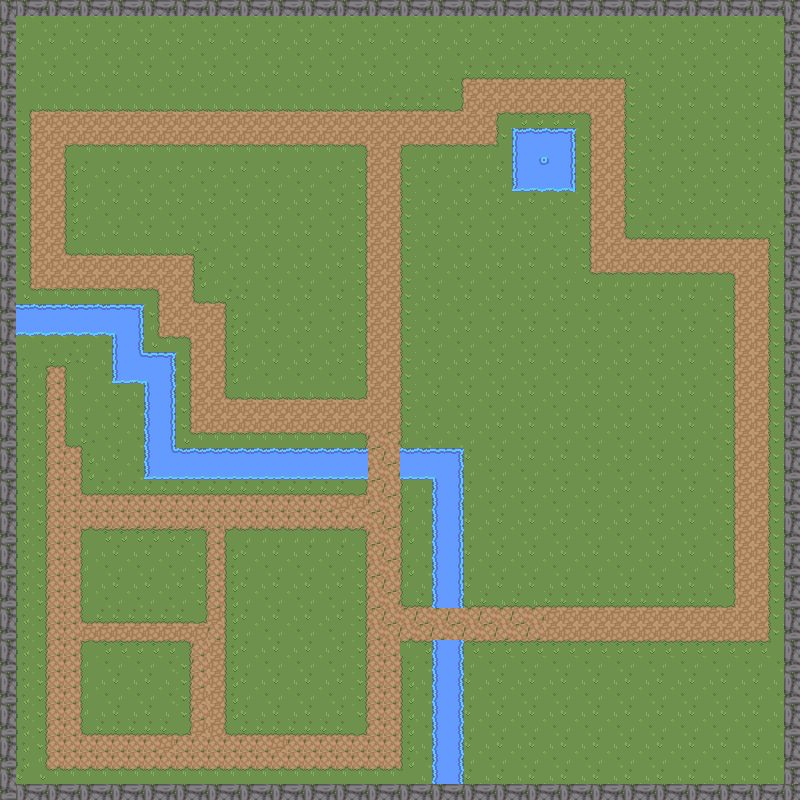

Rendered tile map (Tiled .tmx) drawn with the repository's tilesets; below, a short description and the map source with its tile grids summarised:
An orthogonal 50x50 tile map with 16x16 px tiles, 4 tile layers (Background, walls, water, path).

<map version="1.5" tiledversion="1.7.2" orientation="orthogonal" renderorder="right-down" width="50" height="50" tilewidth="16" tileheight="16" infinite="0" nextlayerid="5" nextobjectid="1">
 <tileset firstgid="1" source="Autumn.tsx" />
 <layer id="1" name="Background" width="50" height="50">
  <data>[2500 cells, 2500 non-empty, 4 distinct tile ids]</data>
 </layer>
 <layer id="2" name="walls" width="50" height="50">
  <data>[2500 cells, 222 non-empty, 4 distinct tile ids]</data>
 </layer>
 <layer id="3" name="water" width="50" height="50">
  <data>[2500 cells, 120 non-empty, 24 distinct tile ids]</data>
 </layer>
 <layer id="4" name="path" width="50" height="50">
  <data>[2500 cells, 990 non-empty, 30 distinct tile ids]</data>
 </layer>
</map>
